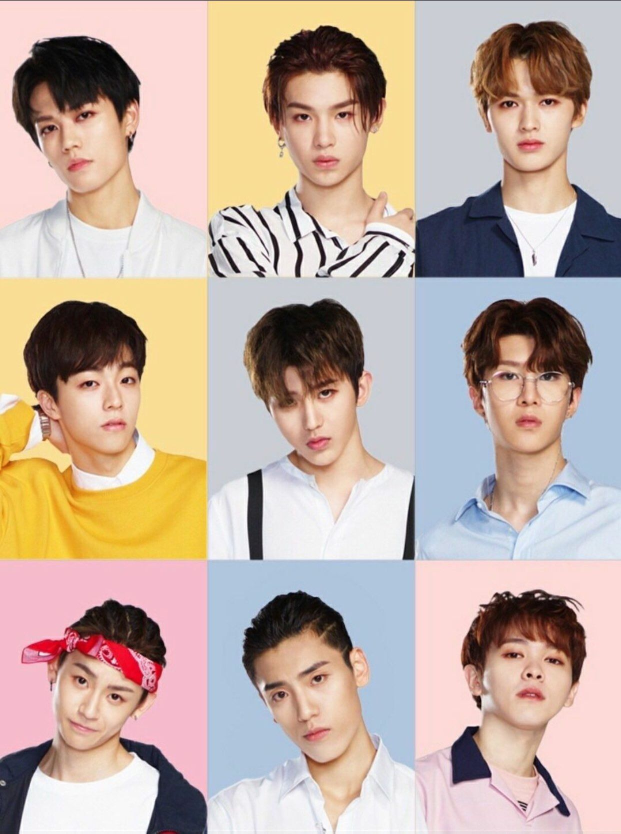
#> input picture exp04/img/1-a.jpg, 1242 x 1667 px (shown at 1/2 size)
$ python -i Sobel.py   (imports and definitions only)   (older library calls are emulated)
#> lines starting #> are read from the running program, lines starting #| are printed output that depends on the picture; after the words box and inside, x2 and y2 are one past the last pixel; in counts of white or black regions, pixels touching at a corner belong together
#> further down, picture is the input picture: shape (1667, 1242, 3); mean B, G, R 162.4, 173.7, 193.6
### exp01/pic_manipulate.py
import cv2
from data import originImage

def showImg(image, windowName):
    cv2.namedWindow(windowName, cv2.WINDOW_NORMAL)
    cv2.imshow(windowName, image)

# [45 lines left out: functions wait4close, showBGR, setName, copyTree, copyTree_threshold, not called in this run]

# [2 lines that do not run on import are left out]

### exp01/Sobel.py
import cv2
import pic_manipulate as e01


def sobel(img):
    # 灰度化
    gray = cv2.cvtColor(img, cv2.COLOR_BGR2GRAY)
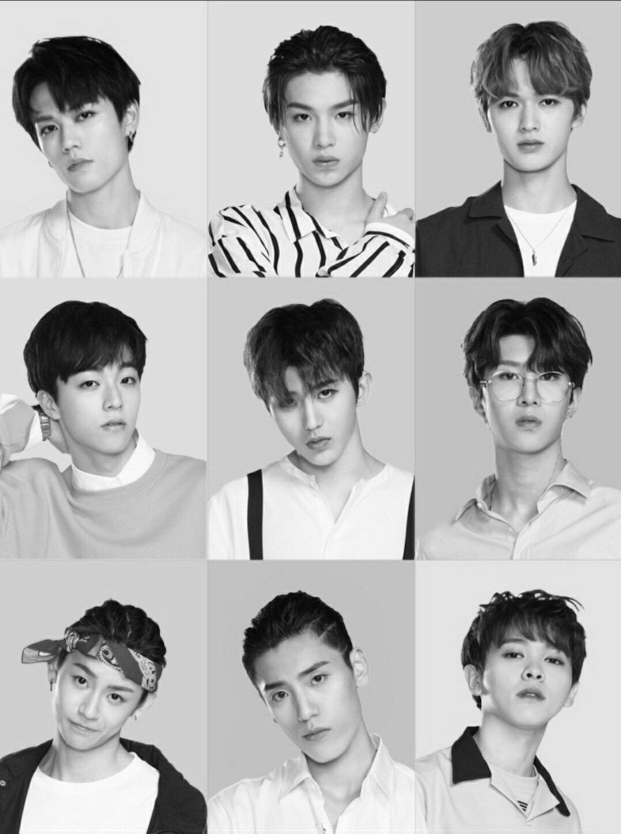
#> gray: shape (1667, 1242) (shown at 1/2 size); min 0, max 255, mean 178.4
    # 用 Sobel 算子计算梯度
    gradX = cv2.Sobel(gray, ddepth=cv2.CV_32F, dx=1, dy=0, ksize=-1)
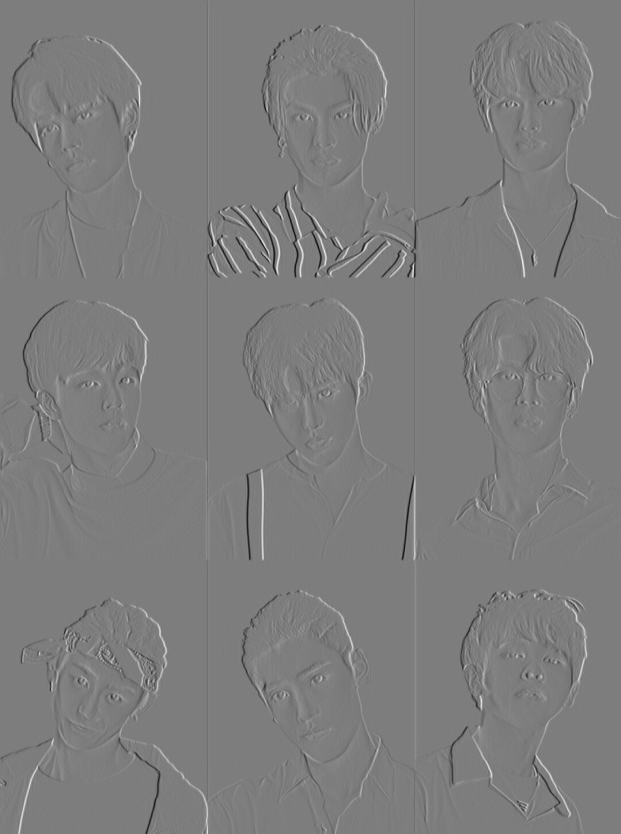
#> gradX: shape (1667, 1242) float32 (shown at 1/2 size); min -2570, max 2650, mean 0; drawn with min black and max white
    gradY = cv2.Sobel(gray, ddepth=cv2.CV_32F, dx=0, dy=1, ksize=-1)
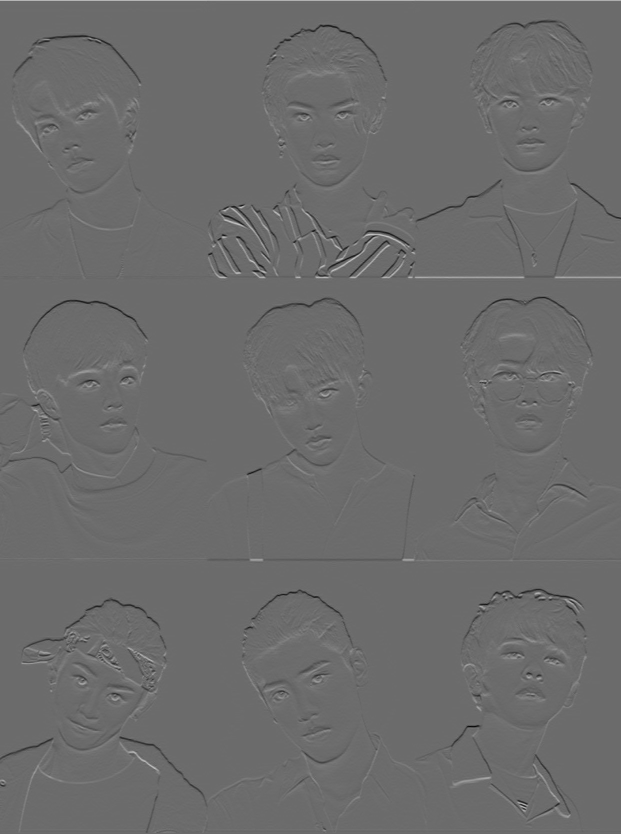
#> gradY: shape (1667, 1242) float32 (shown at 1/2 size); min -2604, max 3549, mean 1.9; drawn with min black and max white
    # subtract the y-gradient from the x-gradient
    gradient = cv2.subtract(gradX, gradY)
    gradient = cv2.convertScaleAbs(gradient)
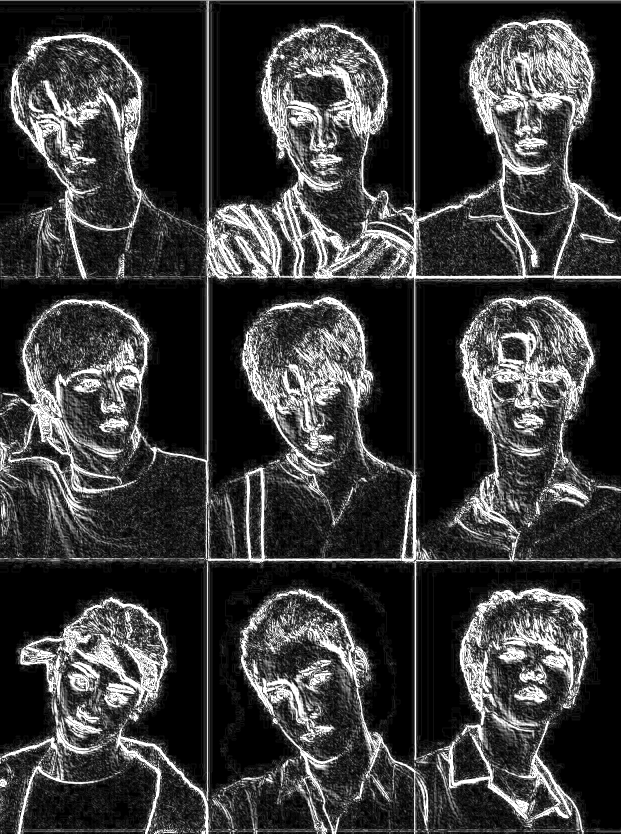
#> gradient: shape (1667, 1242) (shown at 1/2 size); min 0, max 255, mean 58.5
    e01.showImg(gradient, "gradient")
    # 图像2值化
    (_, thresh) = cv2.threshold(gradient, 90, 255, cv2.THRESH_BINARY)
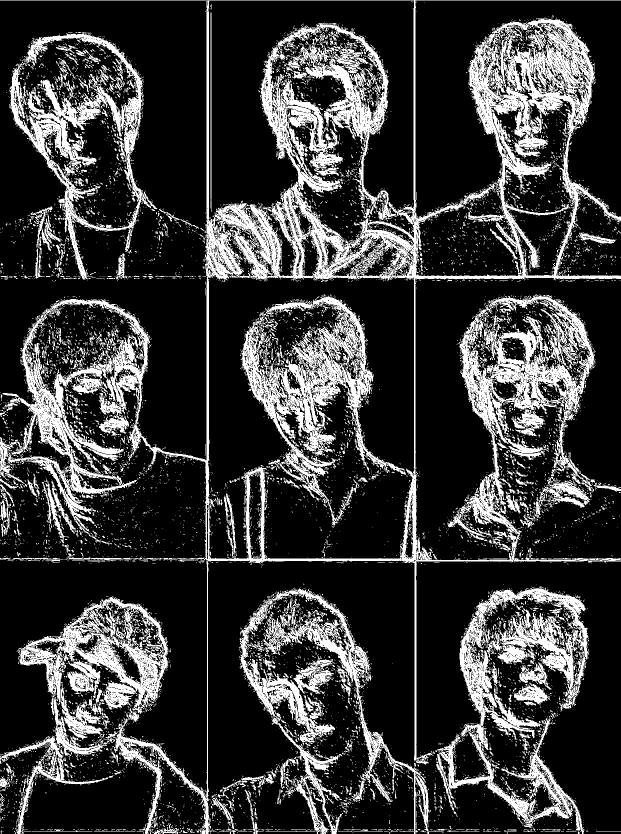
#> thresh: shape (1667, 1242) (shown at 1/2 size); 22.3% white; 9592 white regions (8992 under 20 px), largest, box (x1, y1, x2, y2) and area: (0, 0, 1242, 1667) 214651, (870, 1175, 1178, 1667) 38118, (481, 589, 812, 1051) 35440
    # 形态学腐蚀与膨胀
    thresh = cv2.erode(thresh, None, iterations = 2)
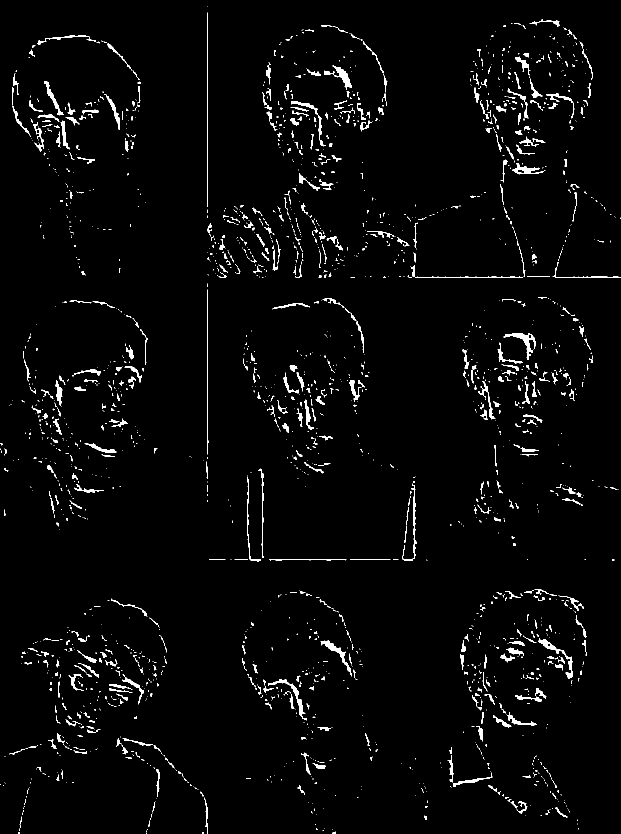
#> thresh: shape (1667, 1242) (shown at 1/2 size); 2.5% white; 2202 white regions (1704 under 20 px), largest, box (x1, y1, x2, y2) and area: (1007, 666, 1071, 720) 754, (1077, 1276, 1145, 1358) 744, (536, 1359, 614, 1441) 689
    thresh = cv2.dilate(thresh, None, iterations = 5)
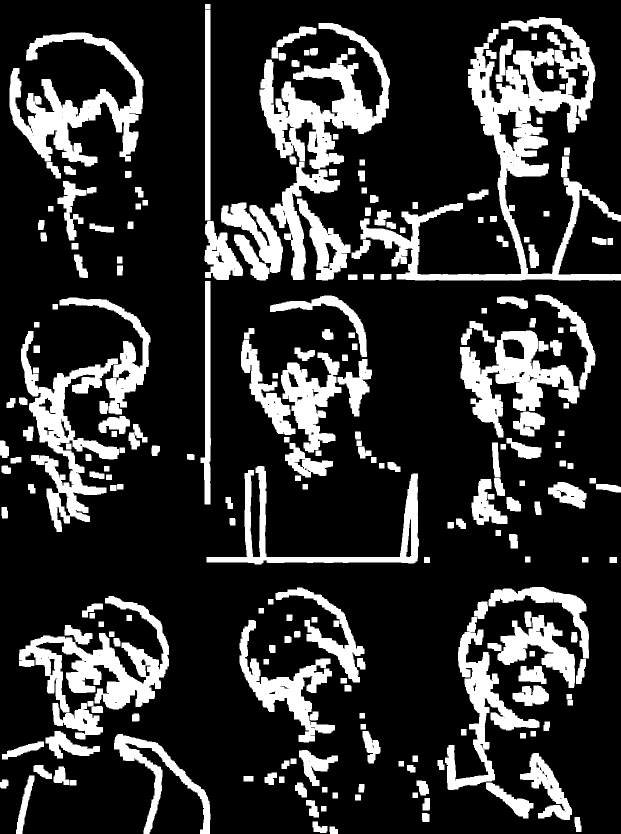
#> thresh: shape (1667, 1242) (shown at 1/2 size); 20.1% white; 236 white regions, largest, box (x1, y1, x2, y2) and area: (720, 34, 1242, 561) 53220, (519, 46, 780, 338) 27464, (38, 1192, 338, 1425) 25261
    return thresh

>>> import cv2
>>> picture = cv2.imread('../exp04/img/1-a.jpg')
>>> result = sobel(picture)

$ run again, on exp04/img/2-a.jpg
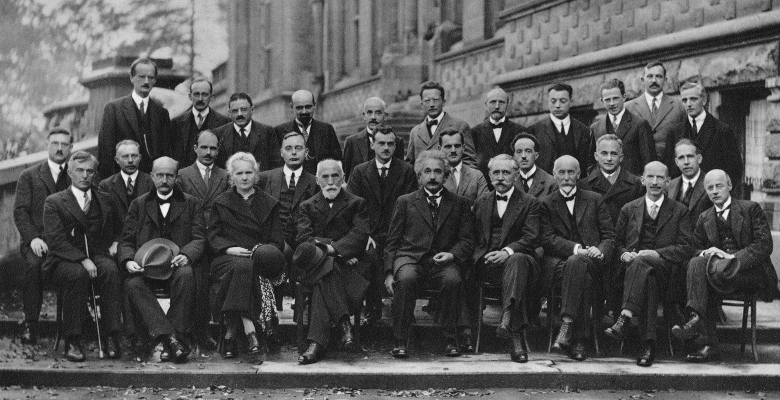
#> input picture exp04/img/2-a.jpg, 1560 x 800 px (shown at 1/2 size)
#> picture is the input picture: shape (800, 1560, 3); min 0, max 255, mean 86.2
#> in sobel, `(_, thresh) = cv2.threshold(gradient, 90, 255, cv2.THRESH_BINARY)`:
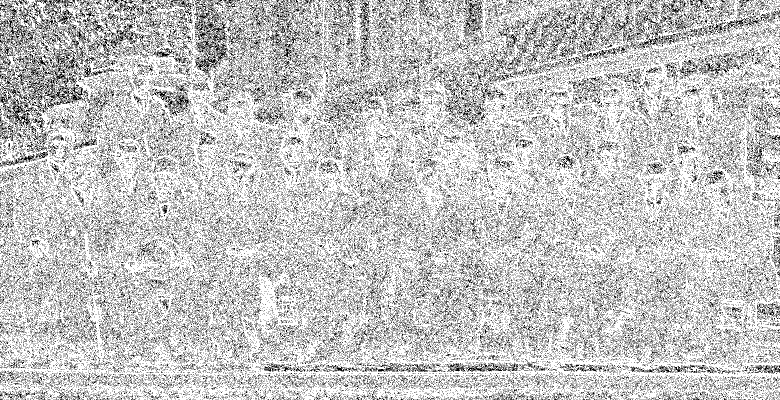
#> thresh: shape (800, 1560) (shown at 1/2 size); 76.9% white; black in thin lines or dots
#> in sobel, `thresh = cv2.dilate(thresh, None, iterations = 5)`:
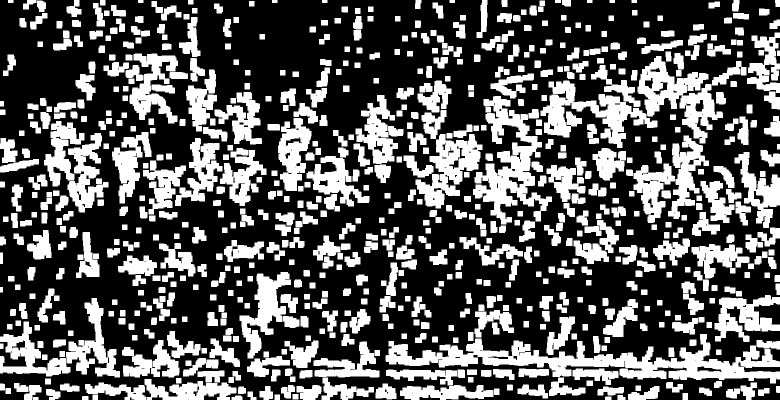
#> thresh: shape (800, 1560) (shown at 1/2 size); 36% white; 748 white regions, largest, box (x1, y1, x2, y2) and area: (771, 668, 1560, 767) 27408, (946, 192, 1104, 449) 15826, (1275, 112, 1446, 287) 11807

$ run again, on exp04/img/1-b.jpg
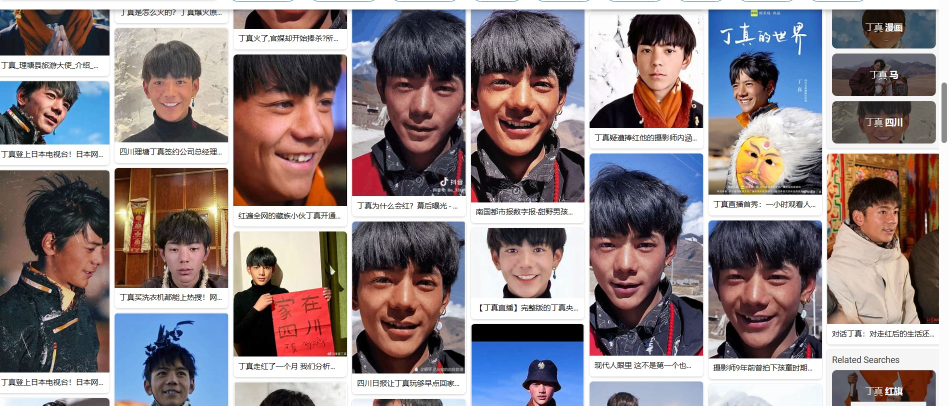
#> input picture exp04/img/1-b.jpg, 1898 x 811 px (shown at 1/2 size)
#> picture is the input picture: shape (811, 1898, 3); mean B, G, R 133.2, 130.2, 142
#> in sobel, `(_, thresh) = cv2.threshold(gradient, 90, 255, cv2.THRESH_BINARY)`:
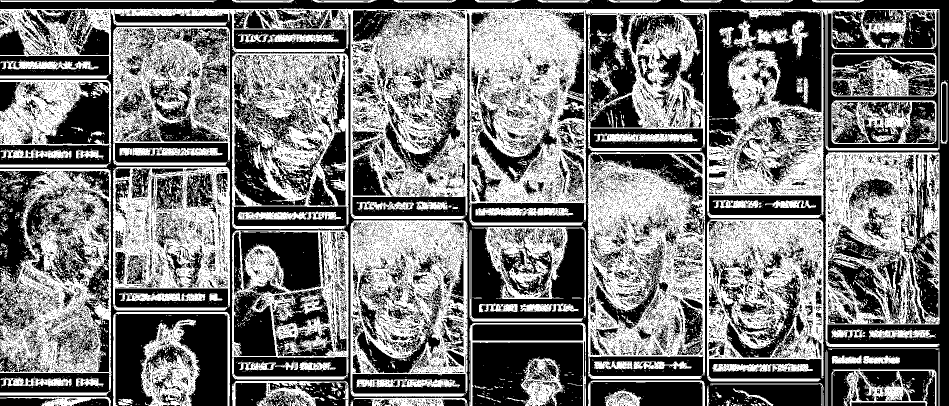
#> thresh: shape (811, 1898) (shown at 1/2 size); 48.2% white; 5825 white regions (5533 under 20 px), largest, box (x1, y1, x2, y2) and area: (0, 16, 1879, 451) 210334, (1173, 304, 1410, 758) 61248, (701, 440, 935, 794) 48133
#> in sobel, `thresh = cv2.dilate(thresh, None, iterations = 5)`:
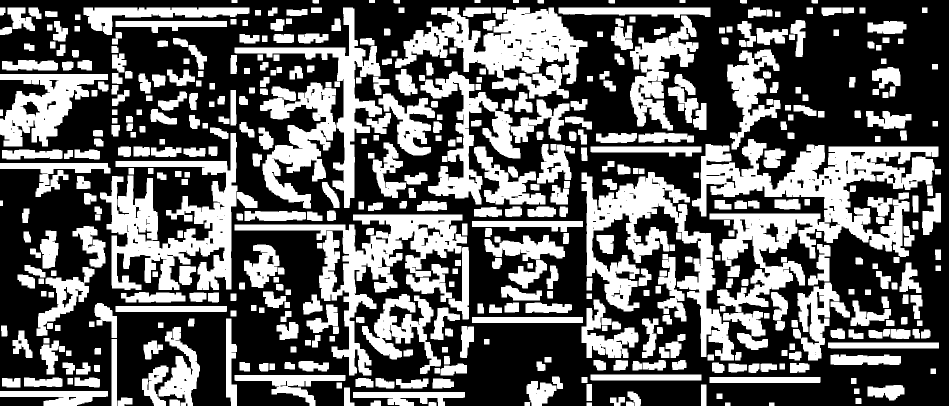
#> thresh: shape (811, 1898) (shown at 1/2 size); 39.4% white; 500 white regions, largest, box (x1, y1, x2, y2) and area: (1384, 278, 1877, 624) 61327, (200, 266, 475, 580) 35691, (1163, 344, 1468, 721) 33670

$ run again, on exp04/img/2-b.jpg
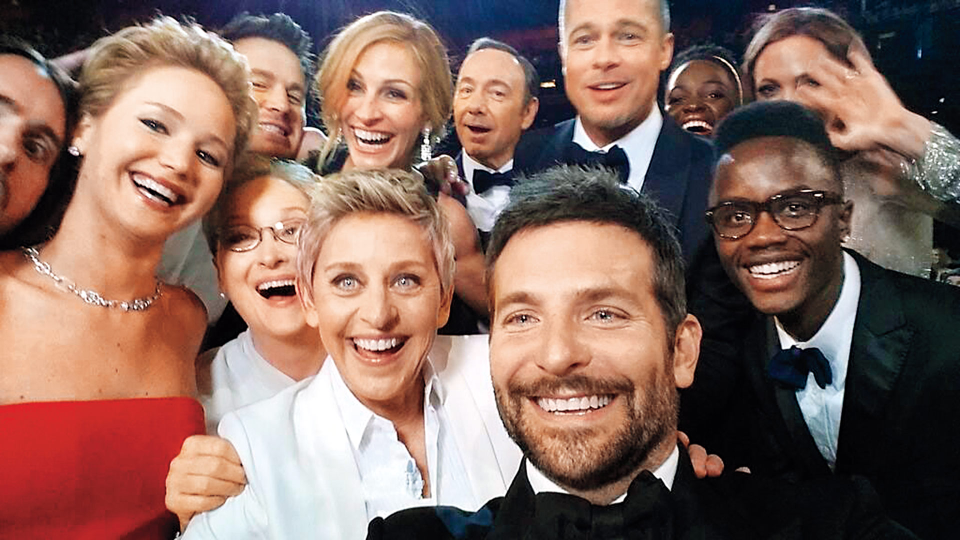
#> input picture exp04/img/2-b.jpg, 1920 x 1080 px (shown at 1/2 size)
#> picture is the input picture: shape (1080, 1920, 3); mean B, G, R 95.9, 105.2, 134.5
#> in sobel, `thresh = cv2.dilate(thresh, None, iterations = 5)`:
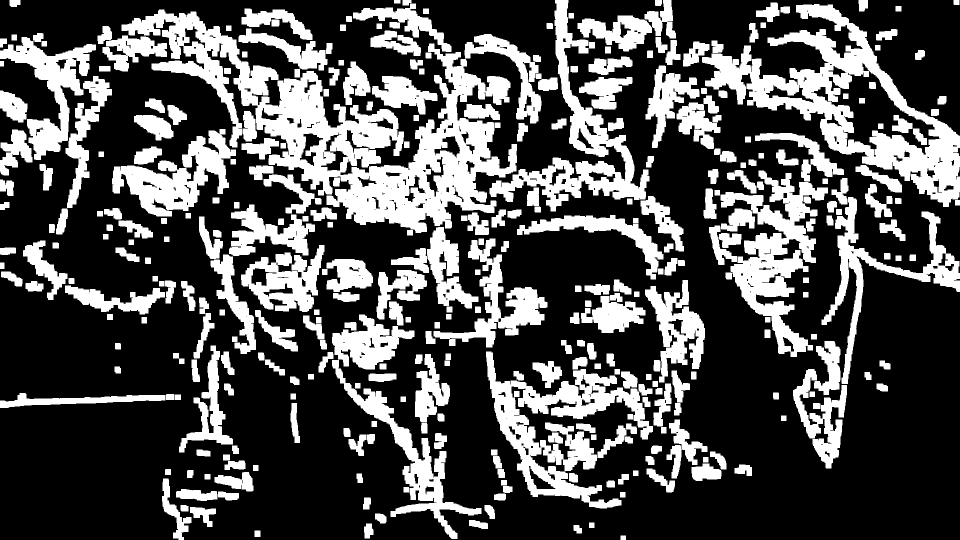
#> thresh: shape (1080, 1920) (shown at 1/2 size); 31.3% white; 353 white regions, largest, box (x1, y1, x2, y2) and area: (243, 19, 1034, 466) 102923, (1404, 8, 1920, 414) 54832, (972, 703, 1306, 1017) 33107
